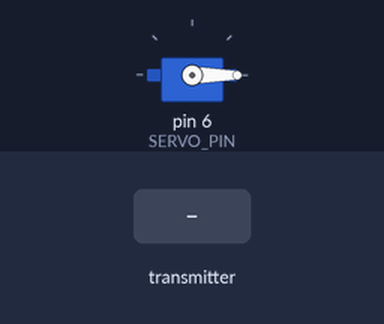
This sketch was run on a simulated Arduino Uno, built with avr-gcc and run on an emulated ATmega328P. On the bench: servo. The inputs (shaded band) are chosen by the test bench. No radio packets arrive unless stated; what the sketch prints to the serial monitor is not drawn.

Above: at 1.2 s.
1.3 s: the transmitter starts sending potValue = 64
At 2.5 s:
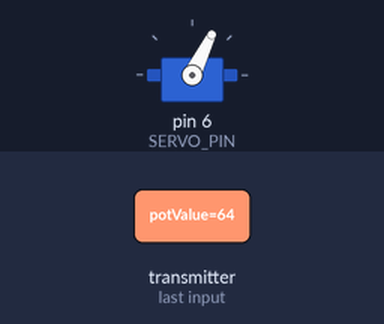
2.8 s: the transmitter starts sending potValue = 128
At 3.7 s:
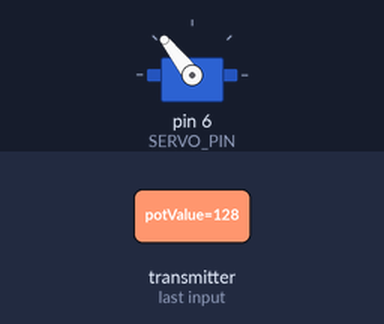
4.3 s: the transmitter starts sending potValue = 255
At 4.8 s:
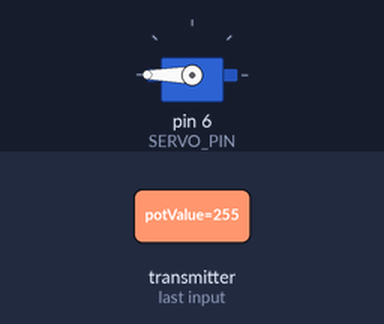
5.8 s: the transmitter starts sending potValue = 0
At 7.1 s:
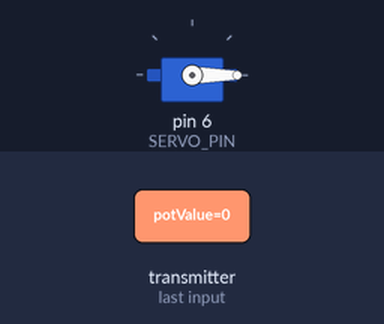
Timing chart, 0 to 8.3 s (numbered marks = the images above; inputs shaded):
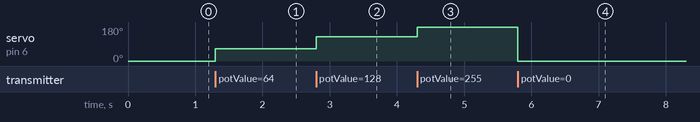

The sketch:

servo_control_w_RF24_Rx.ino
```cpp
// Arduino Uno - The slave or the receiver

#include <SPI.h>
#include <nRF24L01.h>
#include <RF24.h>
#include <Servo.h>


#define CE_PIN   9
#define CSN_PIN 10
#define SERVO_PIN 6

// Communication pipeline
const byte thisSlaveAddress[5] = {'R','x','A','c','A'};

// Transfer objects
RF24 radio(CE_PIN, CSN_PIN);

struct Package {
  byte potValue;
};

Package package;

// Timer
unsigned long currentMillis;
unsigned long lastMillis;
unsigned long rxThresMillis = 1000;

// Servo
Servo myservo;

//===========

void setup() {

    Serial.begin(9600);

    // Rx config --
    Serial.println("SimpleRx Starting");
    radio.begin();
    radio.setDataRate( RF24_2MBPS );
    radio.setPALevel(RF24_PA_MIN);
    radio.openReadingPipe(1, thisSlaveAddress);
    radio.startListening();

    // Servo config --
    myservo.attach(SERVO_PIN);
}

//=============

void loop() {
    get();

    currentMillis = millis();

    if (currentMillis - lastMillis > rxThresMillis) {
        Serial.println("Transmission failed!");
        package.potValue = 0;
    }

    update();
}

//==============

void get() {
    if (radio.available()) {
        radio.read(&package, sizeof(package) );
        lastMillis = millis();
    }
}

void update() {
    myservo.write(package.potValue);

}
```

Measured:
- after the input at 1.3 s, servo on pin 6 (SERVO_PIN): 0° → 64° at once
- after the input at 2.8 s, servo on pin 6 (SERVO_PIN): 64° → 128° at once
- after the input at 4.3 s, servo on pin 6 (SERVO_PIN): 128° → 180° at once
- after the input at 5.8 s, servo on pin 6 (SERVO_PIN): 180° → 0° at once
